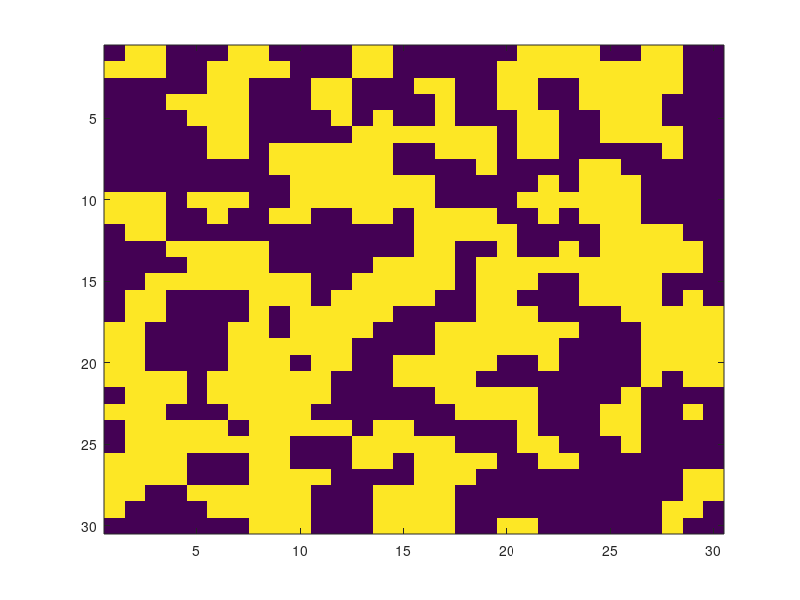

MATLAB code for this plot: (Note: this script raises an error after producing the figure.)
%% Set the weights to find the food breaking the fewest walls


%%Choice determined by
%%Val=Tn * TnVal - Mn*MnVal - Fn *FnVal-Wn*1000 + Sn * SnVal +Dn* DnVal;
MnVal = 1; % Value of avoiding retracing steps
FnVal = 5; % Value of avoiding breaking walls
DnVal = 10; % Value of following sound (through walls)

SnVal = 100; % Value of following nose (no wall breaking)
TnVal = 1000  % Value of grabbing target

%%shape field
OpenSpace= .6; % 0-1

while 1 == 1
fsize=30
'Building Field'
Wall=zeros(fsize,fsize);
Wall(1:fsize,[1 fsize])=1;
Wall([1 fsize],1:fsize)=1;
TargF=uint8(rand(fsize,fsize)>0.95);

Filt = [
    0.0751    0.1238    0.0751;
    0.1238    0.2042    0.1238;
    0.0751    0.1238    0.0751]

field=uint8(rand(fsize,fsize)>OpenSpace)*100;
field=filter2(Filt,uint8(field*100),'same');
field=field>median(field(:));
image(field*200)

TargF((Wall |field)>0)=0;

%% Map sound and smell
[ty tx] = find(TargF);
Smells=zeros(size(TargF,1),size(TargF,2),size(ty,1));
side=[0 1 ; 0 -1; -1 0; 1 0];

%%Smell
for t = 1 : size(ty,1) % run all targets
    
    starty=ty(t); startx=tx(t);
    Path = ~(field | Wall );
    for s = 1:100;  %run 100 itterations for each target
        nexty=[]; nextx = [];
        
        for n = 1: size(starty,1) %run each pixel in wave
           
            neary=side(:,1)+starty(n);
            nearx=side(:,2)+startx(n);
            inear=sub2ind([fsize fsize],neary,nearx);
            Pn=Path(inear);
            Path(inear)=0;
            Loc=sub2ind([fsize fsize size(ty,1)], neary(Pn), nearx(Pn),ones(sum(Pn),1)*t)
            Smells(Loc)=1/s;
            nexty=[nexty ;neary(Pn)];
            nextx=[nextx ;nearx(Pn)];
        end
        starty=nexty; startx = nextx;
        %image(Smells(:,:,t)*100),pause(.01)
        if isempty(nexty),break,end
    end
    
end

%%Sound
Dists = Smells*0;
   for y = 1:fsize
       for x = 1:fsize
            Dists(y,x,:)=sqrt((y-ty).^2+(x-tx).^2);
       end
   end
Dists=1/Dists;
   
Smell=sum(Smells,3);
Dist=sum(Dists,3);

image(Smell*300),pause(.1)
image(Dist*10),pause(.1)

%% 
[ty tx] = find(TargF);
for t = 1:size(ty,1)
    TargF(ty(t),tx(t))=t;
end
useT=ones(size(ty,1),1)>0;


F.mem=field*0;  %initialize memory
F.T=0;
F.F=0;
F.M=0;


[F.y F.x]= find(~(Wall | field),1);
Ff=field*0;
Ff(F.y,F.x)=1;


Show=uint8(TargF*200);
Show(:,:,2)=Ff*200;

Show(:,:,3)=Wall*10000 + field*150;

%smell

image(Show),pause(.1)

reps = 10000;
side=[0 1 ; 0 -1; -1 0; 1 0];
'Play'
for rep = 1:reps
    %%look 
   neary=side(:,1)+F.y;
   nearx=side(:,2)+F.x;
   inear=sub2ind([fsize fsize],neary,nearx);
   Wn=Wall(inear);
   Tn=TargF(inear)>0;
   Fn=field(inear);
   Mn=F.mem(inear);
   Dn=Dist(inear);
   Sn=Smell(inear);
   Val=Tn * TnVal - Mn*MnVal - Fn *FnVal-Wn*1000 + Sn * SnVal +Dn* DnVal;
   ToGo=find(Val==max(Val),1);
   Goy=neary(ToGo); Gox=nearx(ToGo);
   
   
   %%move
   F.y=Goy; F.x=Gox;
   F.T = F.T +Tn(ToGo);
   F.F=F.F+Fn(ToGo);
   F.M=F.M+Mn(ToGo);
   
   %% change spot
   if TargF(Goy,Gox)
    useT(TargF(Goy,Gox))=0;
    F.mem=F.mem*0;
   end
   Smell=sum(Smells(:,:,useT),3);
   Dist=sum(Dists(:,:,useT),3);
   %image(Dist*20),pause(.01);   
   
   TargF(Goy,Gox)=0;
   field(Goy,Gox)=0;
   F.mem(Goy,Gox)=F.mem(Goy,Gox)+1;
   
   %% Show
    Show=uint8(TargF*200);
    Ff=field*0;
    Ff(F.y,F.x)=1;
    Show(:,:,2)=Ff*200;
    Show(:,:,1)=Show(:,:,1)+uint8(Ff)*200;
    Show(:,:,2)=Show(:,:,2)+uint8(F.mem)*30;
    Show(:,:,3)=Wall*10000 + field*150;
    
    image(Show), pause(.01)
    if ~sum(useT), break,end
    
end

F
WallsBroken=F.F
Time = rep

end
